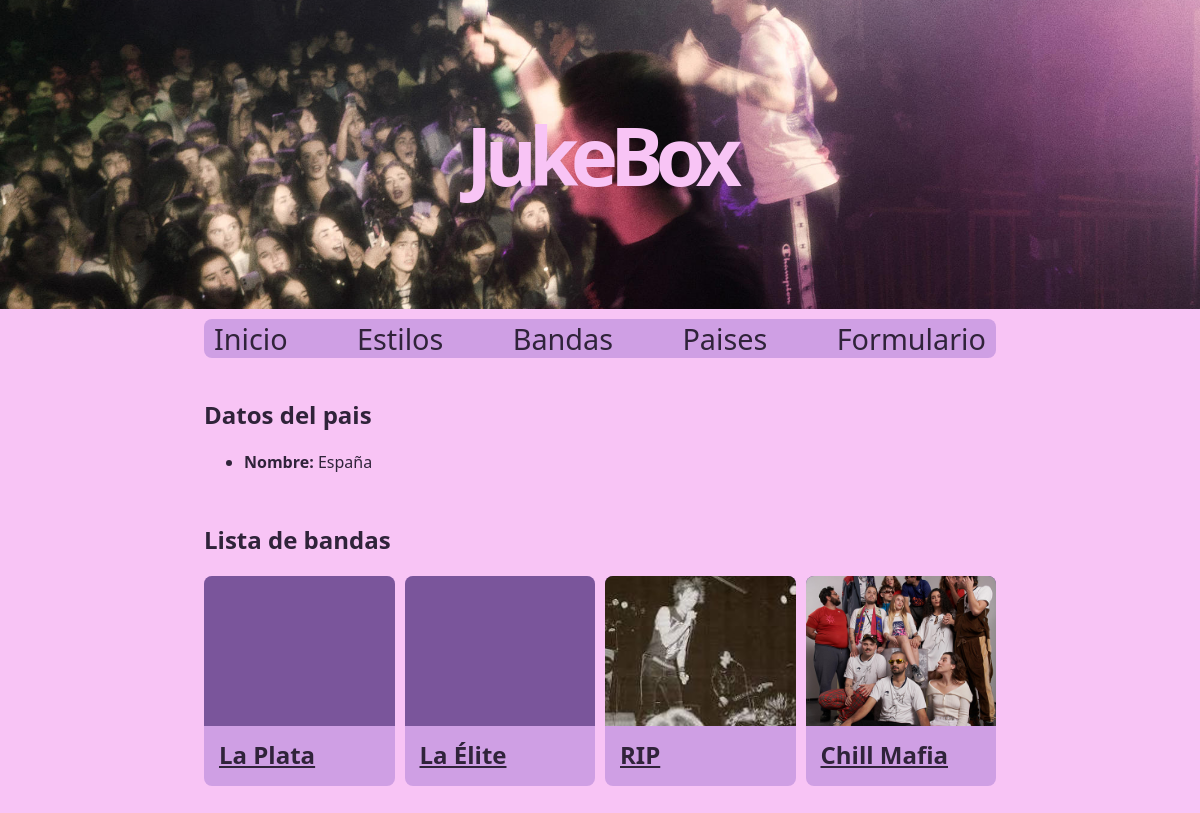
Before: /paises/1 with the older database file.
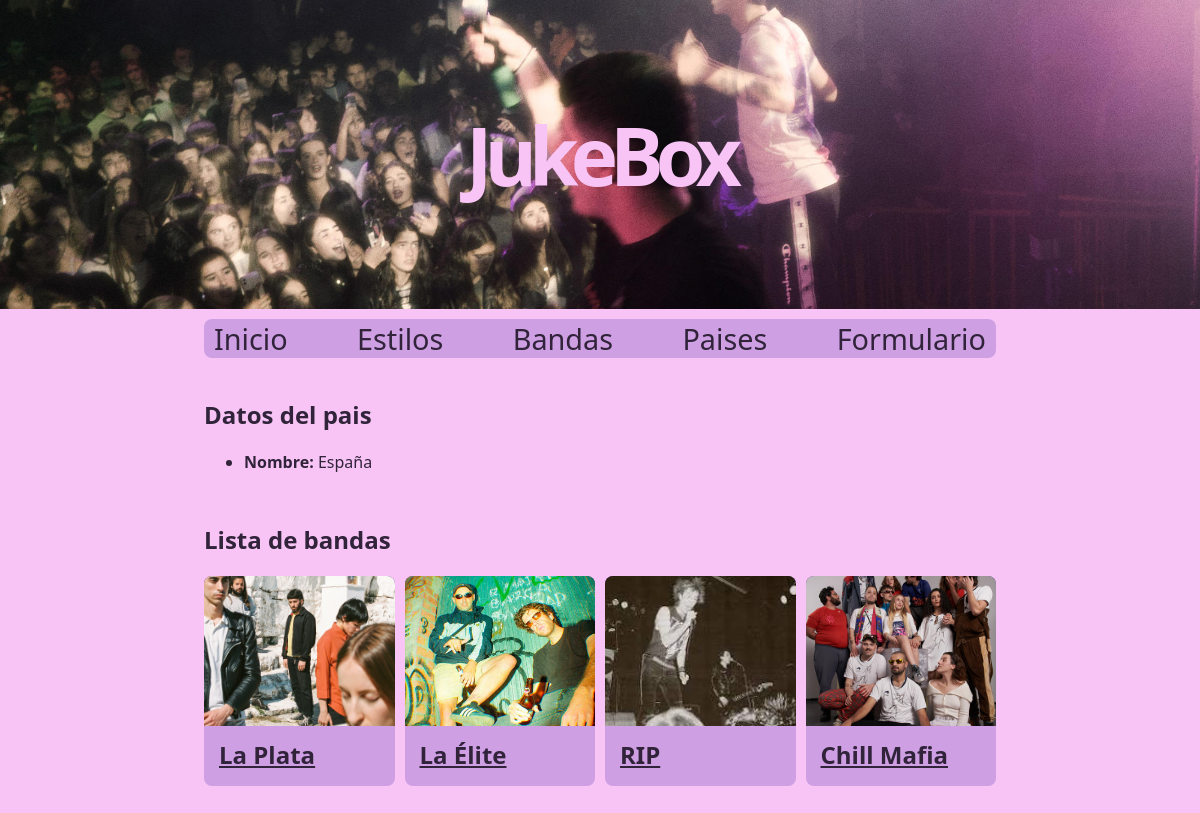
After: the same page with the newer database file.
### appJukeBox/models.py (models this page shows, shortened)
class Banda(models.Model):
    nombre = models.CharField(max_length=100)
    pais = models.ForeignKey(Pais, on_delete=models.SET_NULL, null=True)
    descripcion = models.TextField()
    estilos = models.ManyToManyField(Estilo)
    imagen = models.ImageField(null=True, blank=True ,upload_to="images/")

### appJukeBox/views.py (the view)
# urls.py: path('paises/<int:pais_id>', views.show_pais, name='pais'),
def show_pais(request, pais_id):
	pais = get_object_or_404(Pais, pk=pais_id)
	bandas = pais.banda_set.all()
	context = {'pais': pais, 'bandas': bandas}
	return render(request, 'pais.html', context)

### appJukeBox/templates/pais.html (shortened to what this page needs)
{% extends "base.html" %}
{% block contenido %}
    <h2>Datos del pais</h2>
    {% if pais %}
            <section class="detail">
                <ul>
                <li>
                    <b>Nombre:</b> {{ pais.nombre}}
                </li>
                </ul>
            </section>
            <h2>Lista de bandas</h2>
            <section class="container">
                {% if bandas %}
                    {% for b in bandas %}
                    <div class="card">
                        <div class="card-image">
                            {% if b.imagen %}
                            <img src="{{b.imagen.url}}" alt="sin imagen">
                            {% endif %}
                        </div>
                        <div class="card-content">
                            <h2>
                                <a href="/bandas/{{ b.id }}">{{ b.nombre}}</a>
                            </h2>
                        </div>
                    </div>
                    {% endfor %}
                {% else %}
                    No hay bandas dentro de este estilo
                {% endif %}
            </section>
    {% else %}
        <p>No se ha añadido este pais.</p>
    {% endif %}
{% endblock %}

Changed rows visible on the page:
changed Banda "La Plata": imagen: picture added
changed Banda "La Élite": imagen: picture added
